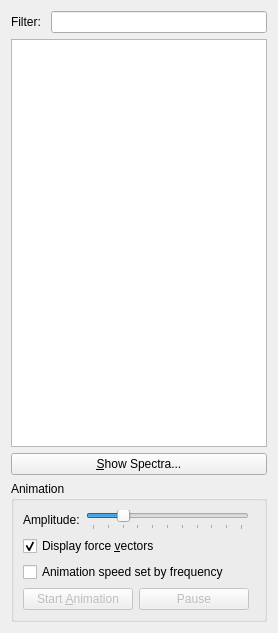
<?xml version="1.0" encoding="UTF-8"?>
<ui version="4.0">
 <class>VibrationWidget</class>
 <widget class="QWidget" name="VibrationWidget">
  <property name="geometry">
   <rect>
    <x>0</x>
    <y>0</y>
    <width>274</width>
    <height>633</height>
   </rect>
  </property>
  <property name="sizePolicy">
   <sizepolicy hsizetype="Preferred" vsizetype="Expanding">
    <horstretch>0</horstretch>
    <verstretch>0</verstretch>
   </sizepolicy>
  </property>
  <property name="windowTitle">
   <string>Molecular Vibrations</string>
  </property>
  <layout class="QVBoxLayout" name="verticalLayout_2">
   <item>
    <layout class="QHBoxLayout" name="horizontalLayout">
     <property name="topMargin">
      <number>0</number>
     </property>
     <item>
      <widget class="QLabel" name="label_2">
       <property name="text">
        <string>Filter: </string>
       </property>
      </widget>
     </item>
     <item>
      <widget class="QLineEdit" name="editFilter"/>
     </item>
    </layout>
   </item>
   <item>
    <widget class="QTableWidget" name="vibrationTable">
     <property name="sizePolicy">
      <sizepolicy hsizetype="MinimumExpanding" vsizetype="MinimumExpanding">
       <horstretch>0</horstretch>
       <verstretch>0</verstretch>
      </sizepolicy>
     </property>
     <property name="horizontalScrollBarPolicy">
      <enum>Qt::ScrollBarAlwaysOff</enum>
     </property>
     <property name="editTriggers">
      <set>QAbstractItemView::NoEditTriggers</set>
     </property>
     <property name="alternatingRowColors">
      <bool>true</bool>
     </property>
     <property name="selectionMode">
      <enum>QAbstractItemView::SingleSelection</enum>
     </property>
     <property name="selectionBehavior">
      <enum>QAbstractItemView::SelectRows</enum>
     </property>
     <property name="gridStyle">
      <enum>Qt::SolidLine</enum>
     </property>
     <property name="sortingEnabled">
      <bool>true</bool>
     </property>
     <property name="rowCount">
      <number>0</number>
     </property>
     <property name="columnCount">
      <number>3</number>
     </property>
     <attribute name="horizontalHeaderVisible">
      <bool>false</bool>
     </attribute>
     <attribute name="verticalHeaderVisible">
      <bool>false</bool>
     </attribute>
     <column>
      <property name="text">
       <string>ν (cm⁻¹)</string>
      </property>
     </column>
     <column>
      <property name="text">
       <string>I (km/mol)</string>
      </property>
     </column>
     <column>
      <property name="text">
       <string>Activity (A^4/amu)</string>
      </property>
     </column>
    </widget>
   </item>
   <item>
    <widget class="QPushButton" name="spectraButton">
     <property name="text">
      <string>&amp;Show Spectra...</string>
     </property>
    </widget>
   </item>
   <item>
    <widget class="QGroupBox" name="groupBox">
     <property name="sizePolicy">
      <sizepolicy hsizetype="MinimumExpanding" vsizetype="Preferred">
       <horstretch>0</horstretch>
       <verstretch>0</verstretch>
      </sizepolicy>
     </property>
     <property name="title">
      <string>Animation</string>
     </property>
     <layout class="QGridLayout" name="gridLayout">
      <item row="4" column="0" colspan="3">
       <widget class="QCheckBox" name="animationSpeedCheckBox">
        <property name="sizePolicy">
         <sizepolicy hsizetype="Fixed" vsizetype="Fixed">
          <horstretch>0</horstretch>
          <verstretch>0</verstretch>
         </sizepolicy>
        </property>
        <property name="toolTip">
         <string>higher frequency vibrations will show faster movement</string>
        </property>
        <property name="text">
         <string>Animation speed set by frequency</string>
        </property>
       </widget>
      </item>
      <item row="3" column="0" colspan="2">
       <widget class="QCheckBox" name="displayForcesCheckBox">
        <property name="text">
         <string>Display force &amp;vectors</string>
        </property>
        <property name="checked">
         <bool>true</bool>
        </property>
       </widget>
      </item>
      <item row="5" column="0">
       <widget class="QPushButton" name="animationButton">
        <property name="enabled">
         <bool>false</bool>
        </property>
        <property name="sizePolicy">
         <sizepolicy hsizetype="MinimumExpanding" vsizetype="Fixed">
          <horstretch>0</horstretch>
          <verstretch>0</verstretch>
         </sizepolicy>
        </property>
        <property name="text">
         <string>Start &amp;Animation</string>
        </property>
        <property name="icon">
         <iconset resource="../animation.qrc">
          <normaloff>:/amarok/icons/amarok_play.png</normaloff>:/amarok/icons/amarok_play.png</iconset>
        </property>
       </widget>
      </item>
      <item row="5" column="1">
       <widget class="QPushButton" name="pauseButton">
        <property name="enabled">
         <bool>false</bool>
        </property>
        <property name="sizePolicy">
         <sizepolicy hsizetype="MinimumExpanding" vsizetype="Fixed">
          <horstretch>0</horstretch>
          <verstretch>0</verstretch>
         </sizepolicy>
        </property>
        <property name="text">
         <string>Pause</string>
        </property>
        <property name="icon">
         <iconset resource="../animation.qrc">
          <normaloff>:/amarok/icons/amarok_pause.png</normaloff>:/amarok/icons/amarok_pause.png</iconset>
        </property>
       </widget>
      </item>
      <item row="2" column="0" colspan="2">
       <layout class="QHBoxLayout" name="horizontalLayout_2">
        <item>
         <widget class="QLabel" name="label">
          <property name="text">
           <string>Amplitude:</string>
          </property>
          <property name="buddy">
           <cstring>scaleSlider</cstring>
          </property>
         </widget>
        </item>
        <item>
         <widget class="QSlider" name="scaleSlider">
          <property name="maximum">
           <number>10</number>
          </property>
          <property name="value">
           <number>2</number>
          </property>
          <property name="orientation">
           <enum>Qt::Horizontal</enum>
          </property>
          <property name="tickPosition">
           <enum>QSlider::TicksBelow</enum>
          </property>
          <property name="tickInterval">
           <number>1</number>
          </property>
         </widget>
        </item>
       </layout>
      </item>
     </layout>
    </widget>
   </item>
  </layout>
 </widget>
 <resources>
  <include location="../animation.qrc"/>
 </resources>
 <connections/>
</ui>
